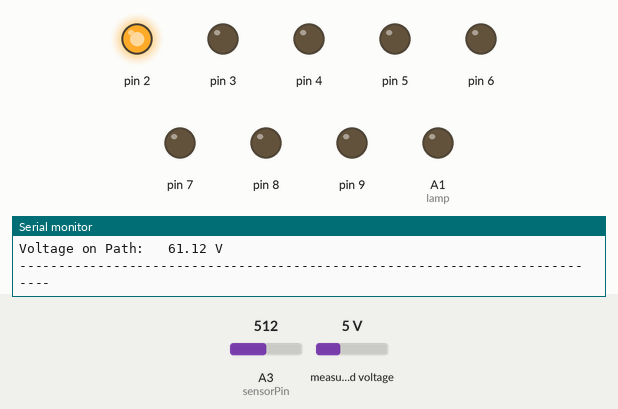
Bench run of a sketch on a simulated Arduino Uno, built with avr-gcc and run on an emulated ATmega328P. On the bench: output pins drawn as LEDs (lit = HIGH), the last lines printed to the serial monitor. Inputs (shaded band) come from the test bench; at power-on: measured voltage 5 V, A3 (sensorPin) = 512.

Above: at 1.2 s.
1.3 s: measured voltage set to 0.3 V
At 6.2 s:
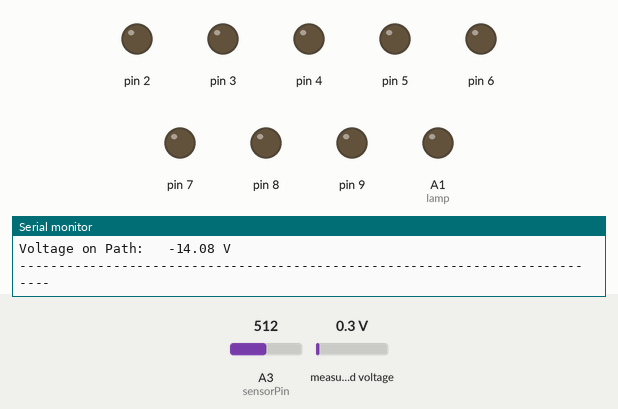
6.4 s: measured voltage set to 3.8 V
At 8.3 s:
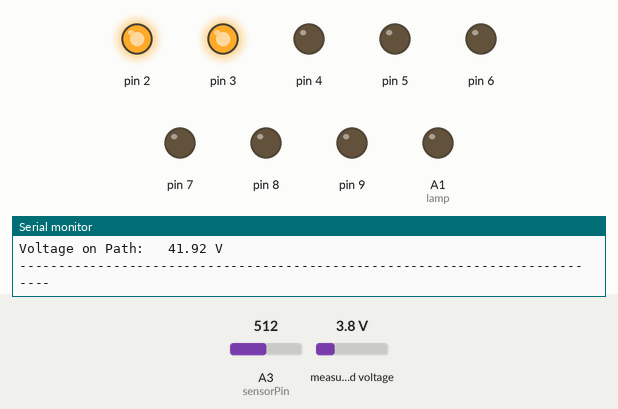
At 12.2 s:
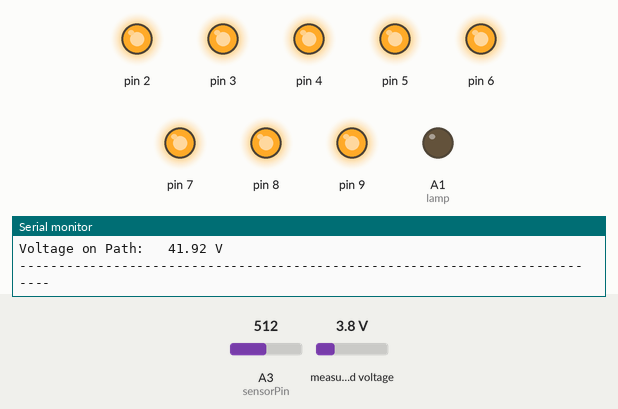
Timing chart, 0 to 17.8 s (numbered marks = the images above; inputs shaded):
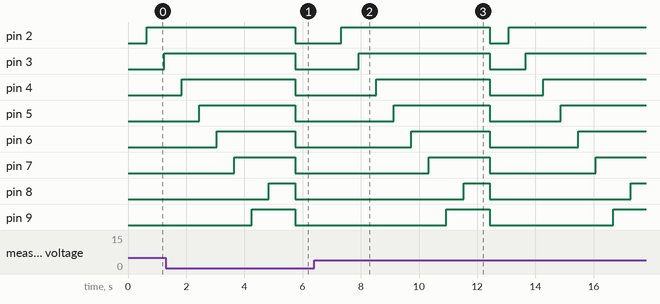

The sketch:

PART_1_2.ino
```cpp
  #include <Wire.h>
  #include <Adafruit_INA219.h>

  Adafruit_INA219 ina219;

  float voltage_V = 0,shuntVoltage_mV,busVoltage_V;
  float newvolt = 0;

  int sensorPin = A3;
  int inputPin = A0;
  int lamp = A1;
  int pirState = LOW;
  int val = 0;

  int lightCal;
  int lightVal;

void setup() {

  pinMode(2, OUTPUT);
  pinMode(3, OUTPUT);
  pinMode(4, OUTPUT);
  pinMode(5, OUTPUT);
  pinMode(6, OUTPUT);
  pinMode(7, OUTPUT);
  pinMode(8, OUTPUT);
  pinMode(9, OUTPUT);

  pinMode(lamp, OUTPUT);
  pinMode(inputPin, INPUT);

  lightCal = analogRead(sensorPin);

  Serial.begin(9600);
  ina219.begin();

}

void loop() {

  StartPro();
  LedLamp();
  delay(300);
  getData();
  Printer();
  delay(300);
  TwoLed();
  delay(300);

}

//---------------------------------------------------------------------------------------------------------

void LedLamp(){

    lightVal = analogRead(sensorPin);

    if (lightVal < lightCal - 50) //Нощ
    {
      val = digitalRead(inputPin);
        if (val == HIGH)
        {
          digitalWrite(lamp, HIGH);
          if (pirState == LOW)
          {
            pirState = HIGH;
          }
        }
        else
        {
          digitalWrite(lamp, LOW);
          if (pirState == HIGH)
          {
            pirState = LOW;
          }
        }
    }
    else // Ден
    {
        digitalWrite(lamp, LOW);
    }

}
//---------------------------------------------------------------------------------------------------------

void StartPro() {

    digitalWrite(2, LOW);
    digitalWrite(3, LOW);
    digitalWrite(4, LOW);
    digitalWrite(5, LOW);
    digitalWrite(6, LOW);
    digitalWrite(7, LOW);
    digitalWrite(8, LOW);
    digitalWrite(9, LOW);

  }

//---------------------------------------------------------------------------------------------------------

void TwoLed(){

  if(newvolt > 0.75)
  {
     digitalWrite(2, HIGH);
     delay(600);
  }
  if(newvolt > 1)
  {
    digitalWrite(3, HIGH);
    delay(600);
  }
  if(newvolt > 2)
  {
    digitalWrite(4, HIGH);
    delay(600);
  }
  if(newvolt > 3)
  {
    digitalWrite(5, HIGH);
    delay(600);
  }
  if(newvolt > 4)
  {
    digitalWrite(6, HIGH);
    delay(600);
  }
  if(newvolt > 5)
  {
    digitalWrite(7, HIGH);
    delay(600);
  }
  if(newvolt > 6)
  {
    digitalWrite(9, HIGH);
    delay(600);
  }
  if(newvolt > 7)
  {
    digitalWrite(8, HIGH);
    delay(600);
  }
}

//------------------------------------------------------------------------------------------------------

void getData(){

 busVoltage_V = (ina219.getBusVoltage_V()- 1.18) * 16;
 newvolt = busVoltage_V;

}

//----------------------------------------------------------------------------------------------------

void Printer(){

  Serial.print("Voltage on Path:   "); Serial.print(busVoltage_V); Serial.println(" V");
  Serial.println("----------------------------------------------------------------------------");

}
```

Measured:
- after the input at 6.4 s, pin 2: LOW → HIGH after 0.93 s, → LOW 5.1 s later, → HIGH 0.64 s later; pin 3: LOW → HIGH after 1.5 s, → LOW 4.5 s later, → HIGH 1.2 s later
